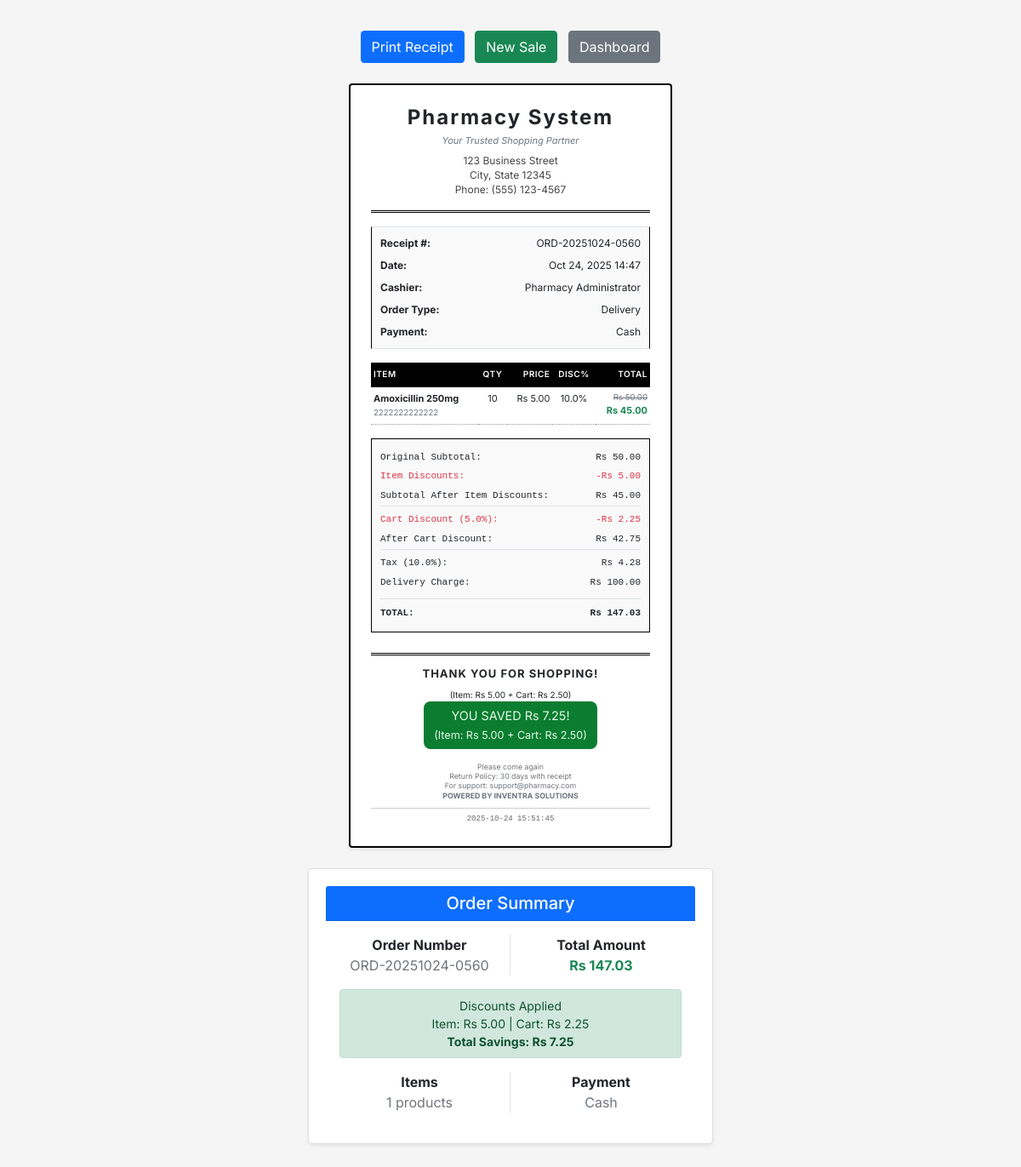
The app's page /pages/receipt.php?order_id=34 (signed in) with its own data.
### tables this page shows
CREATE TABLE `orders` (
  `id` int(11) NOT NULL,
  `order_number` varchar(20) NOT NULL,
  `cashier_id` int(11) NOT NULL,
  `subtotal` decimal(10,2) NOT NULL,
  `discount_amount` decimal(10,2) DEFAULT 0.00,
  `item_discount` decimal(10,2) NOT NULL DEFAULT 0.00,
  `tax_amount` decimal(10,2) DEFAULT 0.00,
  `total_amount` decimal(10,2) NOT NULL,
  `payment_method` enum('cash','card','other') DEFAULT 'cash',
  `order_type` enum('takeaway','delivery') DEFAULT 'takeaway',
  `delivery_charge` decimal(10,2) DEFAULT NULL,
  `status` varchar(20) DEFAULT 'completed',
  `refund_amount` decimal(10,2) DEFAULT 0.00,
  `order_date` timestamp NOT NULL DEFAULT current_timestamp()
);

CREATE TABLE `users` (
  `id` int(11) NOT NULL,
  `username` varchar(50) NOT NULL,
  `email` varchar(100) DEFAULT NULL,
  `password` varchar(255) NOT NULL,
  `role` enum('admin','cashier') DEFAULT 'cashier',
  `full_name` varchar(100) NOT NULL,
  `created_at` timestamp NOT NULL DEFAULT current_timestamp(),
  `updated_at` timestamp NOT NULL DEFAULT current_timestamp() ON UPDATE current_timestamp(),
  `is_active` tinyint(1) DEFAULT 1
);

CREATE TABLE `order_items` (
  `id` int(11) NOT NULL,
  `order_id` int(11) NOT NULL,
  `product_id` int(11) NOT NULL,
  `quantity` int(11) NOT NULL,
  `unit_price` decimal(10,2) NOT NULL,
  `item_discount` decimal(5,2) DEFAULT 0.00,
  `total_price` decimal(10,2) NOT NULL,
  `profit` decimal(10,2) DEFAULT 0.00
);

CREATE TABLE `products` (
  `id` int(11) NOT NULL,
  `name` varchar(200) NOT NULL,
  `barcode` varchar(100) DEFAULT NULL,
  `category_id` int(11) DEFAULT NULL,
  `price` decimal(10,2) NOT NULL,
  `cost` decimal(10,2) NOT NULL,
  `stock_quantity` int(11) DEFAULT 0,
  `min_stock_level` int(11) DEFAULT 5,
  `expiry_date` date NOT NULL,
  `manufacturing_date` date DEFAULT NULL,
  `manufacturer` varchar(255) NOT NULL,
  `description` text DEFAULT NULL,
  `created_at` timestamp NOT NULL DEFAULT current_timestamp(),
  `updated_at` timestamp NOT NULL DEFAULT current_timestamp() ON UPDATE current_timestamp(),
  `is_active` tinyint(1) NOT NULL DEFAULT 1,
  `is_deleted` tinyint(1) DEFAULT 0,
  `deleted_at` timestamp NULL DEFAULT NULL,
  `deleted_by` int(11) DEFAULT NULL
);

CREATE TABLE `settings` (
  `id` int(11) NOT NULL,
  `setting_key` varchar(50) NOT NULL,
  `setting_value` varchar(255) NOT NULL
);

### config/database.php (called while the page is built, shortened)
<?php
function getConnection() {
    $connection = new mysqli(DB_HOST, DB_USER, DB_PASS, DB_NAME);
    $connection->set_charset("utf8");
    return $connection;
}
function executeQuery($query, $types = '', $params = []) {
    $conn = getConnection();
    $stmt = $conn->prepare($query);
    if (!empty($params)) {
        $stmt->bind_param($types, ...$params);
    }
    $stmt->execute();
    $result = $stmt->get_result();
    if ($result) {
        $data = $result->fetch_all(MYSQLI_ASSOC);
        return $data;
    }
    return false;
}
?>

### includes/functions.php (called while the page is built, shortened)
<?php
function formatCurrency($amount) {
    return 'Rs ' . number_format($amount, 2);
}
function formatDate($date, $format = 'M d, Y H:i') {
    return date($format, strtotime($date));
}
function sanitizeInput($data) {
    return htmlspecialchars(trim($data), ENT_QUOTES, 'UTF-8');
}
function getSetting(string $key, $default = null) {
    $conn = getConnection();
    $query = "SELECT setting_value FROM settings WHERE setting_key = ?";
    $stmt = $conn->prepare($query);
    $stmt->bind_param("s", $key);
    $stmt->execute();
    $result = $stmt->get_result()->fetch_assoc();
    return $result ? $result['setting_value'] : $default;
}
?>

### pages/receipt.php (the view, shortened to what this page needs)
<?php
    require_once '../config/database.php';
    require_once '../includes/auth.php';
    require_once '../includes/functions.php';
    $orderId = isset($_GET['order_id']) ? (int)$_GET['order_id'] : 0;
    $orderQuery = "SELECT o.*, u.full_name as cashier_name,
                    o.order_type, o.delivery_charge
                FROM orders o
                JOIN users u ON o.cashier_id = u.id
                WHERE o.id = ?";
    $orderResult = executeQuery($orderQuery, 'i', [$orderId]);
    $order = $orderResult[0];
    $itemsQuery = "SELECT oi.*, p.name as product_name, p.barcode
                FROM order_items oi
                JOIN products p ON oi.product_id = p.id
                WHERE oi.order_id = ?";
    $items = executeQuery($itemsQuery, 'i', [$orderId]);
    $originalSubtotal = 0;
    $totalItemDiscounts = 0;
    $subtotalAfterItemDiscounts = 0;
    foreach ($items as &$item) {
        $lineTotal = $item['unit_price'] * $item['quantity'];
        $originalSubtotal += $lineTotal;
        $itemDiscountPercent = isset($item['item_discount']) ? $item['item_discount'] : 0;
        $item['item_discount_amount'] = $lineTotal * ($itemDiscountPercent / 100);
        $item['line_total_after_discount'] = $lineTotal - $item['item_discount_amount'];
        $totalItemDiscounts += $item['item_discount_amount'];
        $subtotalAfterItemDiscounts += $item['line_total_after_discount'];
    }
    $discountRate = getSetting('discount_rate', 0) * 100;
    $taxRate = getSetting('tax_rate', 0.10) * 100;
    $calculatedDiscountAmount = $subtotalAfterItemDiscounts * (getSetting('discount_rate', 0));
    $afterCartDiscount = $subtotalAfterItemDiscounts - $calculatedDiscountAmount;
    $calculatedTaxAmount = $afterCartDiscount * getSetting('tax_rate', 0.10);
    $calculatedGrandTotal = $afterCartDiscount + $calculatedTaxAmount + ($order['delivery_charge'] ?? 0);
    $totalSavings = $totalItemDiscounts + $calculatedDiscountAmount;
    ?>
    <!DOCTYPE html>
    <html lang="en">
    <head>
        <link href="https://cdn.jsdelivr.net/npm/bootstrap@5.1.3/dist/css/bootstrap.min.css" rel="stylesheet">
    </head>
    <body>
       <div class="container-fluid py-3">
    <div class="no-print">
        <div class="text-center mb-4">
            <button onclick="window.print()" class="btn btn-primary me-2">
                <i class="fas fa-print"></i> Print Receipt
            </button>
            <a href="pos.php" class="btn btn-success me-2">
                <i class="fas fa-plus"></i> New Sale
            </a>
            <a href="dashboard.php" class="btn btn-secondary">
                <i class="fas fa-home"></i> Dashboard
            </a>
        </div>
    </div>
    <div class="receipt shadow-sm p-4 rounded" style="max-width: 480px; margin: auto; background: #fff;">
        <div class="receipt-header text-center mb-3">
            <h2 class="fw-bold mb-1">Pharmacy System</h2>
            <div class="tagline text-muted mb-2">Your Trusted Shopping Partner</div>
            <div class="address small">
                123 Business Street<br>
                City, State 12345<br>
                Phone: (555) 123-4567
            </div>
        </div>
        <div class="receipt-info my-3 border-top border-bottom py-2">
            <div class="receipt-info-row"><strong>Receipt #:</strong> <?php echo $order['order_number']; ?></div>
            <div class="receipt-info-row"><strong>Date:</strong> <?php echo formatDate($order['order_date'], 'M d, Y H:i'); ?></div>
            <div class="receipt-info-row"><strong>Cashier:</strong> <?php echo sanitizeInput($order['cashier_name']); ?></div>
            <div class="receipt-info-row"><strong>Order Type:</strong> <?php echo ucfirst($order['order_type']); ?></div>
            <div class="receipt-info-row"><strong>Payment:</strong> <?php echo ucfirst($order['payment_method']); ?></div>
        </div>
        <table class="table table-sm receipt-table mb-3">
            <thead class="table-light">
                <tr>
                    <th>Item</th>
                    <th class="text-center">Qty</th>
                    <th class="text-end">Price</th>
                    <th class="text-center">Disc%</th>
                    <th class="text-end">Total</th>
                </tr>
            </thead>
            <tbody>
                <?php foreach ($items as $item): ?>
                    <tr>
                        <td>
                            <div class="fw-bold"><?php echo sanitizeInput($item['product_name']); ?></div>
                            <small class="text-muted"><?php echo sanitizeInput($item['barcode']); ?></small>
                        </td>
                        <td class="text-center"><?php echo $item['quantity']; ?></td>
                        <td class="text-end">Rs <?php echo number_format($item['unit_price'], 2); ?></td>
                        <td class="text-center">
                            <?php echo ($item['item_discount'] > 0) ? number_format($item['item_discount'], 1).'%' : '-'; ?>
                        </td>
                        <td class="text-end">
                            <?php if ($item['item_discount'] > 0): ?>
                                <small class="text-muted text-decoration-line-through d-block">
                                    Rs <?php echo number_format($item['unit_price'] * $item['quantity'], 2); ?>
                                </small>
                                <span class="text-success fw-bold">Rs <?php echo number_format($item['line_total_after_discount'], 2); ?></span>
                            <?php else: ?>
                                Rs <?php echo number_format($item['total_price'], 2); ?>
                            <?php endif; ?>
                        </td>
                    </tr>
                <?php endforeach; ?>
            </tbody>
        </table>
        <div class="receipt-totals mt-3">
        <div class="total-row d-flex justify-content-between">
            <span>Original Subtotal:</span>
            <span>Rs <?php echo number_format($originalSubtotal, 2); ?></span>
        </div>
        <?php if ($totalItemDiscounts > 0): ?>
        <div class="total-row d-flex justify-content-between text-danger">
            <span>Item Discounts:</span>
            <span>-Rs <?php echo number_format($totalItemDiscounts, 2); ?></span>
        </div>
        <?php endif; ?>
        <div class="total-row d-flex justify-content-between fw-semibold border-bottom pb-1">
            <span>Subtotal After Item Discounts:</span>
            <span>Rs <?php echo number_format($subtotalAfterItemDiscounts, 2); ?></span>
        </div>
        <?php if ($calculatedDiscountAmount > 0): ?>
        <div class="total-row d-flex justify-content-between text-danger mt-1">
            <span>Cart Discount (<?php echo number_format($discountRate, 1); ?>%):</span>
            <span>-Rs <?php echo number_format($calculatedDiscountAmount, 2); ?></span>
        </div>
        <div class="total-row d-flex justify-content-between fw-semibold border-bottom pb-1">
            <span>After Cart Discount:</span>
            <span>Rs <?php echo number_format($afterCartDiscount, 2); ?></span>
        </div>
        <?php endif; ?>
        <div class="total-row d-flex justify-content-between mt-1">
            <span>Tax (<?php echo number_format($taxRate, 1); ?>%):</span>
            <span>Rs <?php echo number_format($calculatedTaxAmount, 2); ?></span>
        </div>
        <?php if (!empty($order['delivery_charge']) && $order['delivery_charge'] > 0): ?>
        <div class="total-row d-flex justify-content-between">
            <span>Delivery Charge:</span>
            <span>Rs <?php echo number_format($order['delivery_charge'], 2); ?></span>
        </div>
        <?php endif; ?>
        <div class="total-row d-flex justify-content-between fw-bold border-top mt-2 pt-2">
            <span>TOTAL:</span>
            <span>Rs <?php echo number_format($calculatedGrandTotal, 2); ?></span>
        </div>
    </div>
        <div class="receipt-footer text-center mt-4">
            <div class="thank-you fw-bold mb-2">Thank You for Shopping!</div>
            <?php if ($totalItemDiscounts > 0 && $order['discount_amount'] > 0): ?>
                (Item: Rs <?php echo number_format($totalItemDiscounts, 2); ?> + Cart: Rs <?php echo number_format($order['discount_amount'], 2); ?>)
                <?php endif; ?>
                <?php if ($totalSavings > 0): ?>
                <div class="savings-badge mx-auto"
                    style="display:inline-block;background:#0a7d30;color:#e6f9e8;
                        border-radius:8px;padding:6px 12px;font-size:0.9rem;">
                    YOU SAVED Rs <?php echo number_format($totalSavings, 2); ?>!<br>
                    <small>
                        <?php if ($totalItemDiscounts > 0 && $order['discount_amount'] > 0): ?>
                            (Item: Rs <?php echo number_format($totalItemDiscounts, 2); ?> + Cart: Rs <?php echo number_format($order['discount_amount'], 2); ?>)
                        <?php elseif ($totalItemDiscounts > 0): ?>
                            (Item Discounts)
                        <?php else: ?>
                            (Cart Discount)
                        <?php endif; ?>
                    </small>
                </div>
                <?php endif; ?>
            <div class="footer-text small mt-3 text-muted">
                Please come again<br>
                Return Policy: 30 days with receipt<br>
                For support: support@pharmacy.com<br>
                <b>POWERED BY INVENTRA SOLUTIONS</b>
            </div>
            <div class="timestamp small mt-2"><?php echo date('Y-m-d H:i:s'); ?></div>
        </div>
    </div>
    <div class="no-print mt-4">
        <div class="row justify-content-center">
            <div class="col-md-6 col-lg-5">
                <div class="card order-summary shadow-sm">
                    <div class="card-header bg-primary text-white text-center">
                        <h5 class="mb-0">Order Summary</h5>
                    </div>
                    <div class="card-body text-center">
                        <div class="row mb-3">
                            <div class="col-6 border-end">
                                <strong>Order Number</strong><br>
                                <span class="text-muted"><?php echo $order['order_number']; ?></span>
                            </div>
                            <div class="col-6">
                                <strong>Total Amount</strong><br>
                                <span class="text-success fw-bold"><?php echo formatCurrency($calculatedGrandTotal); ?></span>
                            </div>
                        </div>
                        <?php if ($totalSavings > 0): ?>
                            <div class="alert alert-success py-2 small">
                                <i class="fas fa-tag"></i> Discounts Applied<br>
                            <?php if ($totalItemDiscounts > 0 && $calculatedDiscountAmount > 0): ?>
                                    Item: <?php echo formatCurrency($totalItemDiscounts); ?> | Cart: <?php echo formatCurrency($calculatedDiscountAmount); ?><br>
                                    <b>Total Savings: <?php echo formatCurrency($totalSavings); ?></b>
                                <?php elseif ($totalItemDiscounts > 0): ?>
                                    Item Discounts: <?php echo formatCurrency($totalItemDiscounts); ?>
                                <?php else: ?>
                                Cart Discount: <?php echo formatCurrency($calculatedDiscountAmount); ?>
                                <?php endif; ?>
                            </div>
                        <?php endif; ?>
                        <div class="row">
                            <div class="col-6 border-end">
                                <strong>Items</strong><br>
                                <span class="text-muted"><?php echo count($items); ?> products</span>
                            </div>
                            <div class="col-6">
                                <strong>Payment</strong><br>
                                <span class="text-muted"><?php echo ucfirst($order['payment_method']); ?></span>
                            </div>
                        </div>
                    </div>
                </div>
            </div>
        </div>
    </div>
</div>
    </body>
</html>

### records on screen
orders: order_number "ORD-20251024-0560", order_date "Oct 24, 2025 14:47", cashier.full_name "Pharmacy Administrator", order_type "Delivery", payment_method "Cash", delivery_charge "100.00", discount_amount "2.50"
order_items: product.name "Amoxicillin 250mg", product.barcode "2222222222222", quantity "10", unit_price "5.00", item_discount "10.0", $item['unit_price'] * $item['quantity'] "50.00", line_total_after_discount "45.00"
settings: setting_value "5.0", setting_value "2.25", setting_value "42.75", setting_value "7.25", setting_value "Rs 2.25", setting_value "Rs 7.25"
settings: setting_value "10.0"

### other values on screen
$originalSubtotal "50.00"
$totalItemDiscounts "5.00"
$subtotalAfterItemDiscounts "45.00"
$calculatedTaxAmount "4.28"
$calculatedGrandTotal "147.03"
formatCurrency($calculatedGrandTotal) "Rs 147.03"
formatCurrency($totalItemDiscounts) "Rs 5.00"
count($items) "1"
